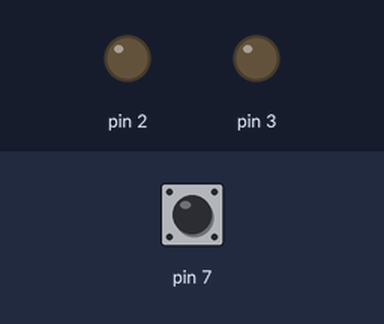
Bench run of a sketch on a simulated Arduino Uno, built with avr-gcc and run on an emulated ATmega328P. Parts: output pins drawn as LEDs (lit = HIGH). Inputs (shaded band) come from the test bench; at power-on: pin 7 HIGH. What the sketch prints to the serial monitor is not drawn.

Above: at 1.2 s.
1.3 s: pin 7 pulled LOW for 0.15 s
At 1.8 s:
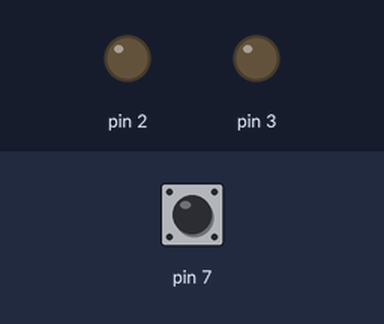
2.9 s: pin 7 pulled LOW for 1 s
At 4.3 s:
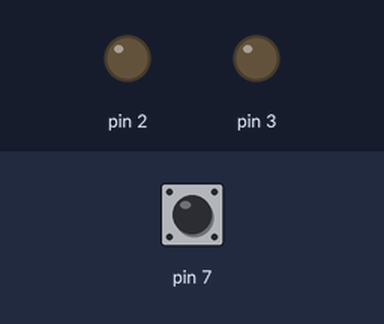
Timing chart, 0 to 5.9 s (numbered marks = the images above; inputs shaded):
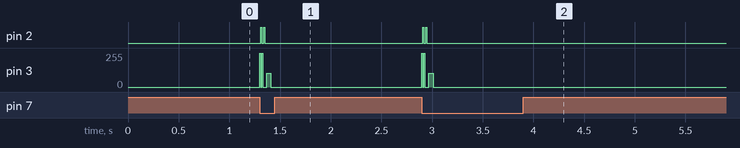

The sketch:

17Hz_conventional.ino
```cpp
int transformer_voltage = 0;
int dummy = 0;
int number_Zero_cross = 0;

const int high_delay = 8000, low_delay = 1700;

void setup() {
  Serial.begin(250000);
  pinMode(7, INPUT_PULLUP);

  pinMode(2, OUTPUT);
  pinMode(3, OUTPUT);
}

void loop() {
    transformer_voltage = digitalRead(7);
    //Serial.println(transformer_voltage);
    zerocross();
    Serial.println(number_Zero_cross);

}

void zerocross()
{
  if(transformer_voltage == 0 && dummy == 0)
    {
      //Rising
      digitalWrite(3, HIGH);
      delayMicroseconds(high_delay);
      digitalWrite(3, LOW);
      delayMicroseconds(low_delay);
      digitalWrite(2, HIGH);
      delayMicroseconds(high_delay);
      digitalWrite(2, LOW);
      delayMicroseconds(low_delay);
      digitalWrite(3, HIGH);
      delayMicroseconds(high_delay);
      digitalWrite(3, LOW);
      delayMicroseconds(low_delay);

      digitalWrite(3, HIGH);
      delayMicroseconds(high_delay);
      digitalWrite(3, LOW);
      delayMicroseconds(low_delay);
      digitalWrite(2, HIGH);
      delayMicroseconds(high_delay);
      digitalWrite(2, LOW);
      delayMicroseconds(low_delay);
      digitalWrite(3, HIGH);
      delayMicroseconds(high_delay);
      digitalWrite(3, LOW);
      delayMicroseconds(low_delay);


      dummy = 1;
    }

    if(transformer_voltage == 1 && dummy == 1)
    {
     //Falling
      dummy = 0;
    }

}
```

Measured:
- after the input at 1.3 s, pin 2: alternates HIGH for 0.01 s and LOW for 0.02 s, 4 changes in all, then stays LOW, starting at once
- after the input at 2.9 s, pin 2: alternates HIGH for 0.01 s and LOW for 0.02 s, 4 changes in all, then stays LOW, starting at once
